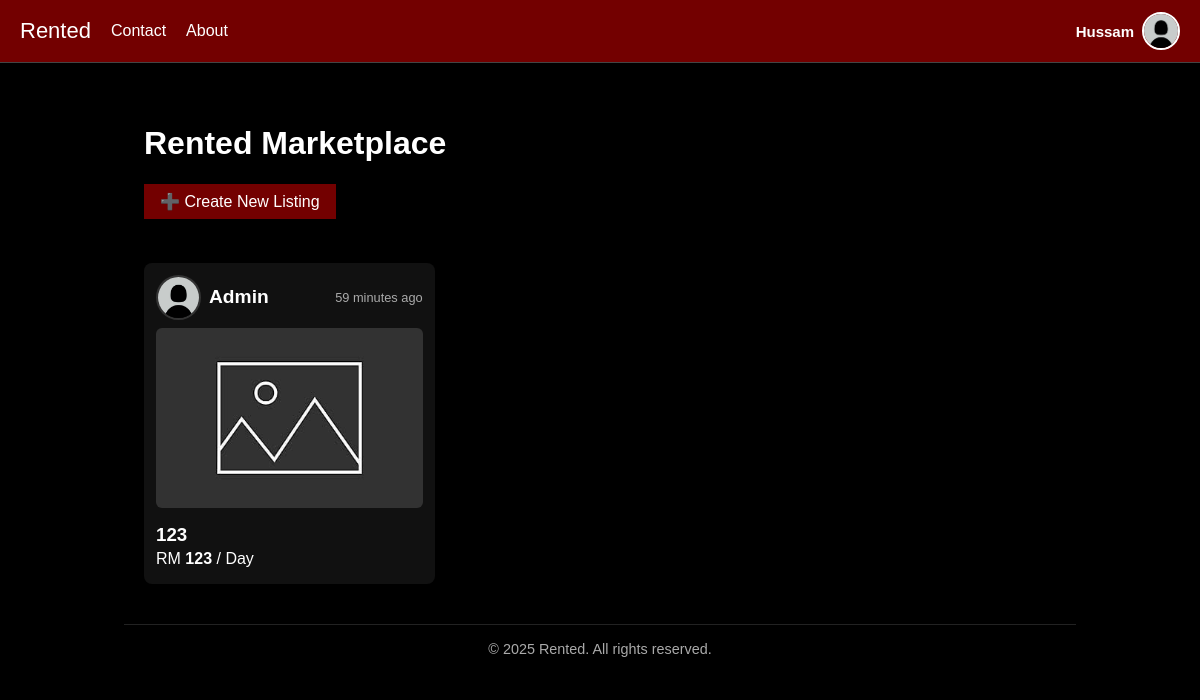
The app's page / (signed in) with its own data.
### app.py (models this page shows)
class User(db.Model):
    id = db.Column(db.Integer, primary_key=True)
    username = db.Column(db.String(150), unique=True, nullable=False)
    email = db.Column(db.String(150), unique=True, nullable=True)
    password = db.Column(db.String(150), nullable=False)
    profile_pic = db.Column(db.String(300), default="profile_pics/default.png")
    is_admin = db.Column(db.Boolean, default=False)
    created_at = db.Column(db.DateTime, default=datetime.utcnow)
    listings = db.relationship("Listing", backref="user", cascade="all, delete-orphan")

class Listing(db.Model):
    id = db.Column(db.Integer, primary_key=True)
    title = db.Column(db.String(150), nullable=False)
    description = db.Column(db.Text, nullable=False)
    price = db.Column(db.Float, nullable=False)
    image = db.Column(db.String(300), default="default_listing.png")
    user_id = db.Column(db.Integer, db.ForeignKey('user.id'), nullable=False)
    created_at = db.Column(db.DateTime, default=datetime.utcnow)
    requests = db.relationship(
        "RentRequest",
        backref="parent_listing",   # <-- renamed to avoid conflict
        cascade="all, delete-orphan"
    )

### app.py (the view)
@app.route("/")
def home():
    listings = Listing.query.order_by(Listing.created_at.desc()).all()
    for listing in listings:
        listing.is_rented = any(req.status == "Approved" for req in listing.requests)
    return render_template("index.html", listings=listings)

### app.py (called while the page is built, shortened)
def time_ago(dt):
    if not dt:
        return ""
    now = datetime.utcnow()
    if dt.tzinfo is not None:
        dt = dt.astimezone(tz=None).replace(tzinfo=None)
    diff = now - dt
    seconds = int(diff.total_seconds())
    if seconds < 0:
        seconds = 0
    minutes = seconds // 60
    hours = minutes // 60
    days = hours // 24
    weeks = days // 7
    months = days // 30
    years = days // 365
    if seconds < 60:
        return f"{seconds} seconds ago" if seconds != 1 else "1 second ago"
    if minutes < 60:
        return f"{minutes} minutes ago" if minutes != 1 else "1 minute ago"

@app.context_processor
def inject_user():
    if "user_id" in session:
        user = User.query.get(session["user_id"])
        return dict(user=user)
    return dict(user=None)

### templates/index.html (shortened to what this page needs)
{% extends "base.html" %}
{% block content %}
<div class="container wide-container">
    <h1>Rented Marketplace</h1>
    {% if session.get('user_id') %}
    <a href="{{ url_for('create_listing') }}" class="btn btn-create">➕ Create New Listing</a>
    {% endif %}
    <div class="listing-grid">
        {% for listing in listings %}
        <div class="listing-card">
            <div class="listing-user-info">
                <div class="listing-user-left">
                    {% if listing.user and listing.user.profile_pic %}
                        <img src="{{ url_for('static', filename=listing.user.profile_pic) }}"
                             alt="{{ listing.user.username }}'s profile picture" class="listing-profile-pic">
                    {% else %}
                        <img src="{{ url_for('static', filename='profile_pics/default.png') }}"
                             alt="Default profile picture" class="listing-profile-pic">
                    {% endif %}
                    <span class="listing-username">{{ listing.user.username }}</span>
                </div>
                <span class="time-ago">{{ time_ago(listing.created_at) }}</span>
            </div>
            <a href="{{ url_for('view_listing', id=listing.id) }}" class="listing-card-link">
                <img src="{{ url_for('static', filename='listing_images/' + listing.image) }}" alt="{{ listing.title }}">
                <h3>{{ listing.title }}</h3>
                <p class="price">RM <strong>{{ listing.price | int }}</strong> / Day</p>
            </a>
        </div>
        {% else %}
        <p style="color:#fff; text-align:center; grid-column: 1 / -1;">No listings available.</p>
        {% endfor %}
    </div>
</div>
<footer class="footer">&copy; 2025 Rented. All rights reserved.</footer>
{% endblock %}

### templates/base.html (shortened to what this page needs)
<!DOCTYPE html>
<html lang="en">
<head>
</head>
<body>
  <nav class="navbar">
    <div class="nav-left">
      <a href="{{ url_for('home') }}" class="logo">Rented</a>
      <a href="{{ url_for('contact') }}">Contact</a>
      <a href="{{ url_for('about') }}">About</a>
    </div>
    <div class="nav-right">
      {% if session.get('user_id') %}
        <div class="user-info">
          <span class="username">{{ user.username }}</span>
          <img src="{{ url_for('static', filename=user.profile_pic) }}" alt="Profile" class="profile-pic">
        </div>
      {% else %}
        <div class="auth-buttons">
          <a href="{{ url_for('login') }}" class="auth-link">Login</a>
          <a href="{{ url_for('signup') }}" class="auth-link">Sign Up</a>
        </div>
      {% endif %}
    </div>
  </nav>
  <div class="container">
    {% block content %}{% endblock %}
  </div>
</body>
</html>

### templates/base.html (style rules this page uses)
*, *::before, *::after { box-sizing: border-box; }
body { margin: 0; font-family: Arial, sans-serif; background: #000; color: #fff; min-height: 100vh; padding-top: 80px; }
a { text-decoration: none; color: inherit; }
.navbar { display: flex; justify-content: space-between; align-items: center; background: #730000; padding: 12px 20px; position: fixed; top: 0; left: 0; right: 0; z-index: 1000; border-bottom: 1px solid #444; }
.nav-left { display: flex; align-items: center; gap: 20px; }
.navbar a { color: #fff; font-weight: 500; }
.logo { font-family: 'Arial Black', sans-serif; font-size: 22px; color: #000; }
.user-info { display: flex; align-items: center; gap: 8px; position: relative; }
.username { font-weight: bold; font-size: 15px; }
.profile-pic { width: 38px; height: 38px; border-radius: 50%; object-fit: cover; cursor: pointer; border: 2px solid #fff; }
.container { max-width: 1000px; margin: 0 auto; padding: 24px; }

### templates/index.html (style rules this page uses)
.wide-container { max-width: 1680px; margin: 0 auto; padding: 0 20px; }
.listing-grid { display: grid; grid-template-columns: repeat(3, 1fr); gap: 20px; margin-top: 24px; }
.listing-card { display: flex; flex-direction: column; background: #111; border-radius: 8px; padding: 12px; box-shadow: 0 2px 8px rgba(0,0,0,0.2); color: #fff; position: relative; transition: transform 0.2s ease, box-shadow 0.2s ease; }
.listing-card-link { text-decoration: none; color: inherit; display: block; }
.listing-card-link img { width: 100%; height: 180px; object-fit: cover; border-radius: 6px; margin-bottom: 8px; }
.listing-card-link h3, .listing-card-link p, .listing-card-link .price { margin: 0.25rem 0; }
.listing-user-info { display: flex; justify-content: space-between; align-items: center; margin-bottom: 8px; }
.listing-user-left { display: flex; align-items: center; }
.listing-profile-pic { width: 45px; height: 45px; border-radius: 50%; object-fit: cover; border: 2px solid #333; margin-right: 8px; }
.listing-username { font-weight: bold; font-size: 1.2rem; }
.time-ago { font-size: 0.8rem; color: #aaa; }
.btn-create { background: #730000; margin-bottom: 20px; display: inline-block; padding: 8px 16px; }
.footer { text-align: center; padding: 16px; margin-top: 40px; color: #aaa; font-size: 0.9rem; border-top: 1px solid #222; }

### records on screen
User: username "Hussam", profile_pic (placeholder picture)
Listing: profile_pic (placeholder picture), user.username "Admin", created_at "59 minutes ago", image (placeholder picture), title "123", price "123"
